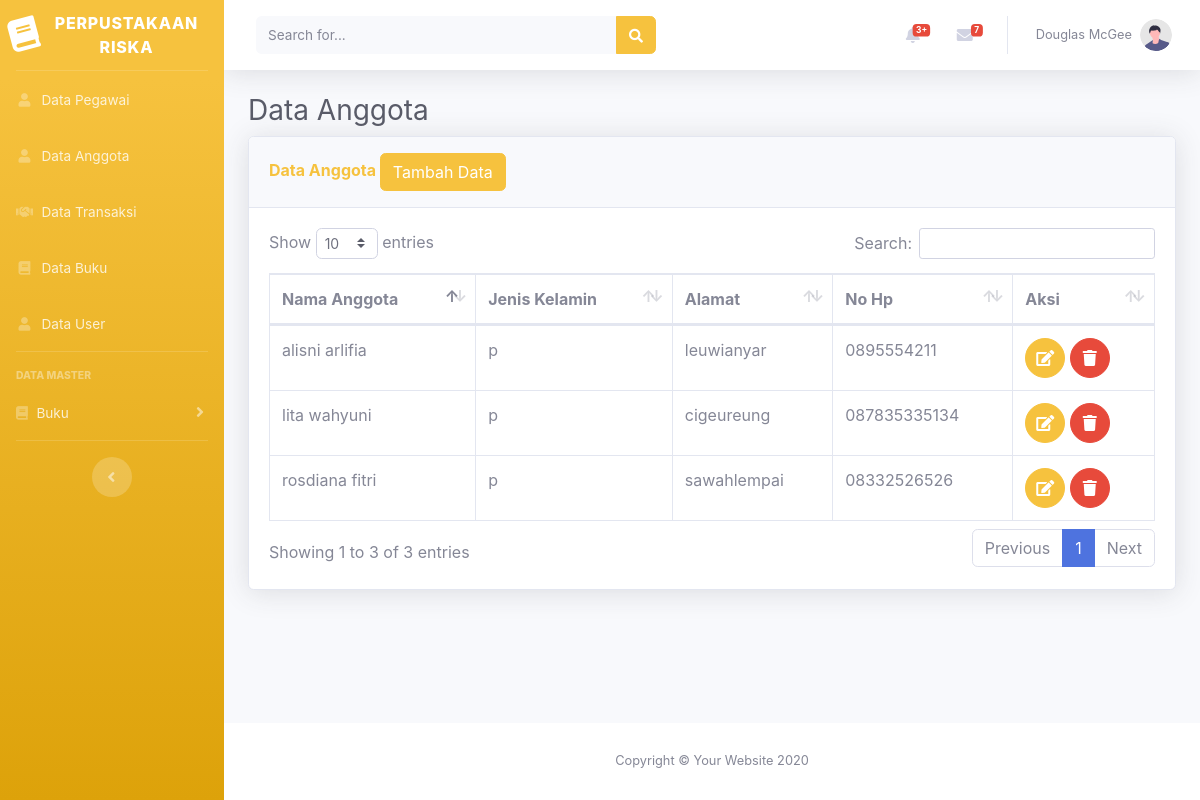
Screenshot of /perpustakaan_riska/beranda.php?page=anggota with the database file from the repository.
### tables this page shows
CREATE TABLE `tabel_anggota` (
  `id_anggota` int(5) NOT NULL,
  `nama_anggota` varchar(50) NOT NULL,
  `jenis_kelamin` enum('l','p') NOT NULL,
  `alamat` text NOT NULL,
  `no_hp` varchar(20) NOT NULL
);

### perpustakaan_riska/views/anggota/anggota.php (the view)
<div class="container-fluid">
  <h1 class="h3 mb-2 text-gray-800">Data Anggota</h1>
<div class="card shadow mb-4">
    <div class="card-header py-3">
        <h6 class="m-0 font-weight-bold text-warning">Data Anggota
            <a href="beranda.php?page=anggota&aksi=add">
                <button class="btn btn-warning">Tambah Data</button>
            </a>
        </h6>
    </div>
    <div class="card-body">
        <div class="table-responsive">
            <table class="table table-bordered" id="dataTable" width="100%" cellspacing="0">
                <thead>
                    <tr>
                        <th>Nama Anggota</th>
                        <th>Jenis Kelamin</th>
                        <th>Alamat</th>
                        <th>No Hp</th>
                        <th>Aksi</th>
                    </tr>
                </thead>
                <tbody>
                    <?php
                        $sql  = "select * from tabel_anggota";
                        $show = $db->query($sql);
                        foreach($show as $agt):
                    ?>
                    <tr>
                        <td><?php echo $agt['nama_anggota']?></td>
                        <td><?php echo $agt['jenis_kelamin']?></td>
                        <td><?php echo $agt['alamat']?></td>
                        <td><?php echo $agt['no_hp']?></td>
                        <td>
                            <a href="beranda.php?page=anggota&aksi=edit&id=<?php echo $agt['id_anggota']?>"
                            class="btn btn-warning btn-circle">
                                        <i class="fas fa-edit"></i>
                                    </a>
                            <a href="model/anggota/prosesdeleteanggota.php?id=<?php echo $agt['id_anggota']?>"
                            class="btn btn-danger btn-circle">
                                        <i class="fas fa-trash"></i>
                                    </a>
                        </td>
                    </tr>
                    <?php endforeach; ?>
                </tbody>
            </table>
        </div>
    </div>
</div>
</div>

### perpustakaan_riska/beranda.php (shortened to what this page needs)
<!DOCTYPE html>
<html lang="en">
<head>
    <link href="template/vendor/fontawesome-free/css/all.min.css" rel="stylesheet" type="text/css">
    <linke
        href="https://fonts.googleapis.com/css?family=Nunito:200,200i,300,300i,400,400i,600,600i,700,700i,800,800i,900,900i"
        rel="stylesheet">
    <link href="template/css/sb-admin-2.min.css" rel="stylesheet">
    <link href="template/vendor/datatables/dataTables.bootstrap4.min.css" rel="stylesheet">
</head>
<body id="page-top">
    <div id="wrapper">
        <ul class="navbar-nav bg-gradient-warning sidebar sidebar-dark accordion" id="accordionSidebar">
            <a class="sidebar-brand d-flex align-items-center justify-content-center" href="beranda.php">
                <div class="sidebar-brand-icon rotate-n-15">
                    <i class="fas fa-book"></i>
                </div>
                <div class="sidebar-brand-text mx-3">Perpustakaan Riska</div>
            </a>
            <hr class="sidebar-divider my-0">
            <li class="nav-item">
                <a class="nav-link" href="beranda.php?page=pegawai">
                    <i class="fas fa-fw fa-user"></i>
                    <span>Data Pegawai</span></a>
            </li>
            <li class="nav-item">
                <a class="nav-link" href="beranda.php?page=anggota">
                    <i class="fas fa-fw fa-user"></i>
                    <span>Data Anggota</span></a>
            </li>
            <li class="nav-item">
                <a class="nav-link" href="beranda.php?page=transaksi">
                <i class="fas fa-handshake"></i>
                    <span>Data Transaksi</span></a>
            </li>
            <li class="nav-item">
                <a class="nav-link" href="beranda.php?page=buku">
                    <i class="fas fa-fw fa-book"></i>
                    <span>Data Buku</span></a>
            </li>
            <li class="nav-item">
                <a class="nav-link" href="beranda.php?page=user">
                    <i class="fas fa-fw fa-user"></i>
                    <span>Data User</span></a>
            </li>
            <hr class="sidebar-divider">
            <div class="sidebar-heading">
                Data master
            </div>
            <li class="nav-item">
                <a class="nav-link collapsed" href="#" data-toggle="collapse" data-target="#collapsePages"
                    aria-expanded="true" aria-controls="collapsePages">
                    <i class="fas  fa-book"></i>
                    <span>Buku</span>
                </a>
            </li>
            <hr class="sidebar-divider d-none d-md-block">
            <div class="text-center d-none d-md-inline">
                <button class="rounded-circle border-0" id="sidebarToggle"></button>
            </div>
        </ul>
        <div id="content-wrapper" class="d-flex flex-column">
            <div id="content">
                <nav class="navbar navbar-expand navbar-light bg-white topbar mb-4 static-top shadow">
                    <form
                        class="d-none d-sm-inline-block form-inline mr-auto ml-md-3 my-2 my-md-0 mw-100 navbar-search">
                        <div class="input-group">
                            <input type="text" class="form-control bg-light border-0 small" placeholder="Search for..."
                                aria-label="Search" aria-describedby="basic-addon2">
                            <div class="input-group-append">
                                <button class="btn btn-warning" type="button">
                                    <i class="fas fa-search fa-sm"></i>
                                </button>
                            </div>
                        </div>
                    </form>
                    <ul class="navbar-nav ml-auto">
                        <li class="nav-item dropdown no-arrow mx-1">
                            <a class="nav-link dropdown-toggle" href="#" id="alertsDropdown" role="button"
                                data-toggle="dropdown" aria-haspopup="true" aria-expanded="false">
                                <span class="badge badge-danger badge-counter">3+</span>
                            </a>
                        </li>
                        <li class="nav-item dropdown no-arrow mx-1">
                            <a class="nav-link dropdown-toggle" href="#" id="messagesDropdown" role="button"
                                data-toggle="dropdown" aria-haspopup="true" aria-expanded="false">
                                <i class="fas fa-envelope fa-fw"></i>
                                <span class="badge badge-danger badge-counter">7</span>
                            </a>
                        </li>
                        <li class="nav-item dropdown no-arrow">
                            <a class="nav-link dropdown-toggle" href="#" id="userDropdown" role="button"
                                data-toggle="dropdown" aria-haspopup="true" aria-expanded="false">
                                <span class="mr-2 d-none d-lg-inline text-gray-600 small">Douglas McGee</span>
                                <img class="img-profile rounded-circle"
                                    src="img/undraw_profile.svg">
                            </a>
                        </li>
                    </ul>
                </nav>
                <?php
                      include "config/routes.php";
                ?>
            </div>
            <footer class="sticky-footer bg-white">
                <div class="container my-auto">
                    <div class="copyright text-center my-auto">
                        <span>Copyright &copy; Your Website 2020</span>
                    </div>
                </div>
            </footer>
        </div>
    </div>
</body>
</html>

### perpustakaan_riska/config/routes.php (shortened to what this page needs)
<?php
if(@$_GET['page'] == ''){
    include "views/beranda.php";
}else if(@$_GET['page'] == 'anggota'){
    @$aksi = $_GET['aksi'];
    if($aksi){
        if($aksi == 'add'){
            include "views/anggota/addanggota.php";
        }
        else if($aksi == 'edit'){
            include "views/anggota/editanggota.php";
        }
        else if($aksi == 'delete'){
            include "model/anggota/prosesdeleteanggota.php";
        }
    }else
    {
        include "views/anggota/anggota.php";
    }
}else if(@$_GET['page'] == 'transaksi'){
    @$aksi = $_GET['aksi'];
    if(@$aksi){
        if(@$aksi == 'add'){
            include "views/transaksi/addtransaksi.php";
        }
        else if(@$aksi == 'edit'){
            include "views/transaksi/edittransaksi.php";
        }
        else if(@$aksi == 'delete'){
            include "model/transaksi/prosesdeletetransaksi.php";
        }
    }else
    {
        include "views/transaksi/transaksi.php";
    }
}

### rows the page displays
tabel_anggota: nama_anggota "lita wahyuni", jenis_kelamin "p", alamat "cigeureung", no_hp "087835335134"
tabel_anggota: nama_anggota "rosdiana fitri", jenis_kelamin "p", alamat "sawahlempai", no_hp "08332526526"
tabel_anggota: nama_anggota "alisni arlifia", jenis_kelamin "p", alamat "leuwianyar", no_hp "0895554211"
